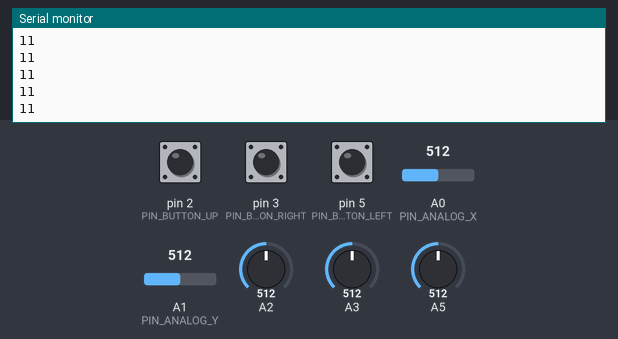
Simulated run of this sketch. Board: Arduino Uno, built with avr-gcc and run on an emulated ATmega328P. Shown: the last lines printed to the serial monitor. The test bench sets the inputs (shaded band); at power-on: A0 (PIN_ANALOG_X) = 512, A1 (PIN_ANALOG_Y) = 512, pin 2 (PIN_BUTTON_UP) HIGH, pin 3 (PIN_BUTTON_RIGHT) HIGH, pin 5 (PIN_BUTTON_LEFT) HIGH, A2 = 512, A3 = 512, A5 = 512.

Above: at 1.2 s.
1.3 s: A0 (PIN_ANALOG_X) set to 610
At 1.37 s:
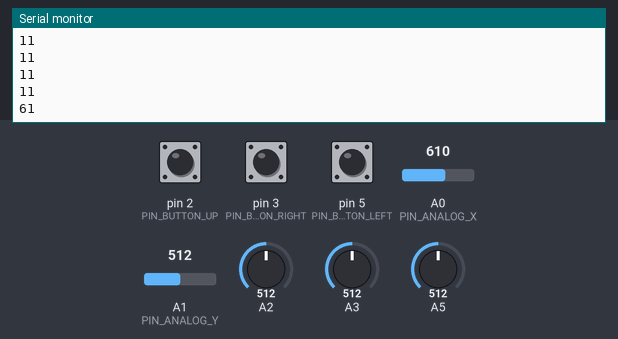
2.8 s: A1 (PIN_ANALOG_Y) set to 610
At 2.82 s:
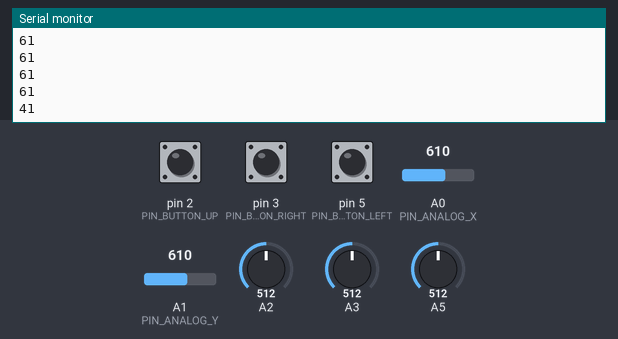
4.3 s: pin 2 (PIN_BUTTON_UP) pulled LOW for 0.15 s
5.9 s: pin 3 (PIN_BUTTON_RIGHT) pulled LOW for 0.15 s
At 5.93 s:
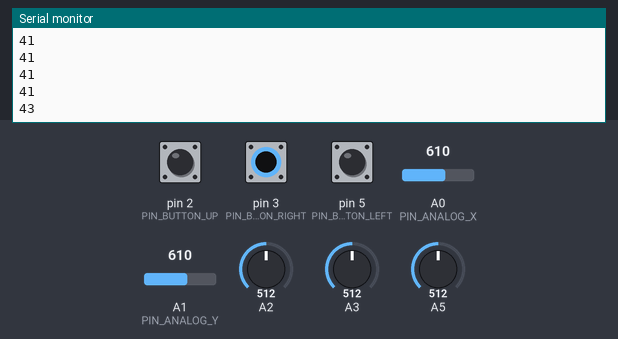
7.5 s: pin 5 (PIN_BUTTON_LEFT) pulled LOW for 0.15 s
At 7.59 s:
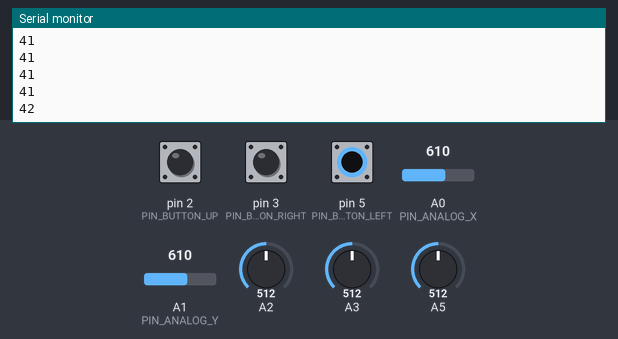
9.1 s: A0 (PIN_ANALOG_X) set to 590
At 9.15 s:
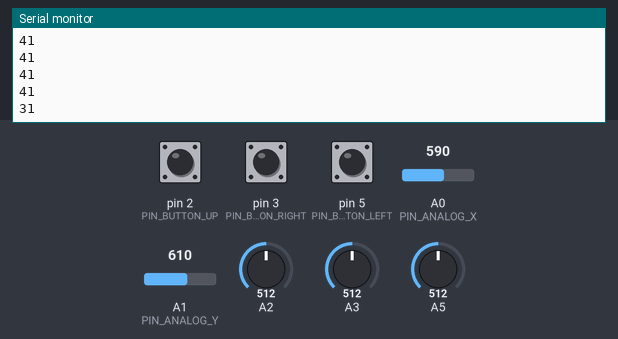
Timing chart, 0 to 11.6 s (numbered marks = the images above; inputs shaded):
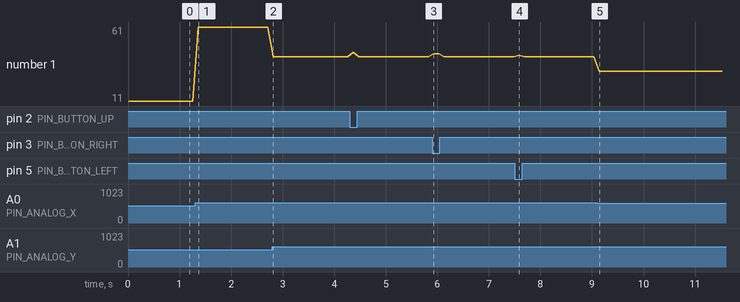

The sketch:

GHZM.ino
```cpp
#include <SoftwareSerial.h>

SoftwareSerial mySerial(0, 1); // 블루투스의 Tx, Rx핀을 2번 3번핀으로
// 디지털 2번부터 8번까지 버튼으로 사용, 아날로그 0번과 1번은 조이스틱으로 사용

const byte PIN_BUTTON_RIGHT = 3;
const byte PIN_BUTTON_UP = 2;
const byte PIN_BUTTON_LEFT = 5;
const byte PIN_ANALOG_X = A0;
const byte PIN_ANALOG_Y = A1;
int x,y,L,R,U;
void setup()
{
  Serial.begin(9600);
  mySerial.begin(9600);

  pinMode(PIN_BUTTON_RIGHT, INPUT);
  digitalWrite(PIN_BUTTON_RIGHT, HIGH);

  pinMode(PIN_BUTTON_LEFT, INPUT);
  digitalWrite(PIN_BUTTON_LEFT, HIGH);

  pinMode(PIN_BUTTON_UP, INPUT);
  digitalWrite(PIN_BUTTON_UP, HIGH);

  Serial.println("System On!");

  delay(10);
 }

void loop()
{
  int data,sum;

  x = analogRead(PIN_ANALOG_X);      // 조이스틱 X축의 아날로그 신호를 x에 저장
  y = analogRead(PIN_ANALOG_Y);      // 조이스틱 Y축의 아날로그 신호를 y에 저장
  R = analogRead(PIN_BUTTON_RIGHT);
  L = analogRead(PIN_BUTTON_LEFT);
  U = analogRead(PIN_BUTTON_UP);

  if(600>x && x>400 && 600>y && y>400)
   {data=10; delay(1);}
  else if(400>x && y>600)
   {data=20;delay(1);}
  else if(600>x && x>400 && y>600)
   {data=30;delay(1);}
  else if(x>600 && y>600)
   {data=40;delay(1);}
  else if(400>x && 600>y && y>400)
   {data=50;delay(1);}
  else if(x>600 && 600>y && y>400)
   {data=60;delay(1);}
  else if(400>x && 400>y)
   {data=70;delay(1);}
  else if(600>x && x>400 && 400>y)
   {data=80;delay(1);}
  else if(x>600 && 400>y)
   {data=90;delay(1);}

  if(digitalRead(PIN_BUTTON_UP)==0){data+=4;delay(1);}
  else if(digitalRead(PIN_BUTTON_LEFT)==1 && digitalRead(PIN_BUTTON_RIGHT)==1){data+=1;delay(1);}
  else if(digitalRead(PIN_BUTTON_LEFT)==0 && digitalRead(PIN_BUTTON_RIGHT)==1){data+=2;delay(1);}
  else if(digitalRead(PIN_BUTTON_LEFT)==1 && digitalRead(PIN_BUTTON_RIGHT)==0){data+=3;delay(1);}

  mySerial.write(data);
  Serial.print(data);
  Serial.println();

  delay(100);
}
```

Measured:
- after the input at 1.3 s, the serial monitor: prints a new line after 0.06 s (image 1)
- after the input at 2.8 s, the serial monitor: prints a new line at once (image 2)
- after the input at 5.9 s, the serial monitor: prints a new line at once (image 3)
- after the input at 7.5 s, the serial monitor: prints a new line after 0.09 s (image 4)
- after the input at 9.1 s, the serial monitor: prints a new line at once (image 5)
- plotted number 1: 11 → 61 after the input at 1.3 s, 61 → 41 after the input at 2.8 s, 41 → 31 after the input at 9.1 s
